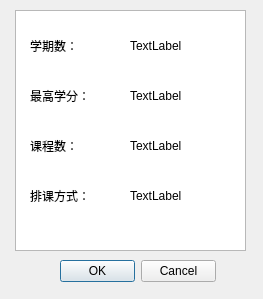
<?xml version="1.0" encoding="UTF-8"?>
<ui version="4.0">
 <class>frame3</class>
 <widget class="QWidget" name="frame3">
  <property name="geometry">
   <rect>
    <x>0</x>
    <y>0</y>
    <width>263</width>
    <height>299</height>
   </rect>
  </property>
  <property name="focusPolicy">
   <enum>Qt::NoFocus</enum>
  </property>
  <property name="windowTitle">
   <string>Plan</string>
  </property>
  <property name="styleSheet">
   <string notr="true">font: 11pt &quot;微软雅黑&quot;;</string>
  </property>
  <widget class="QLabel" name="label_4">
   <property name="geometry">
    <rect>
     <x>30</x>
     <y>180</y>
     <width>81</width>
     <height>31</height>
    </rect>
   </property>
   <property name="text">
    <string>排课方式：</string>
   </property>
  </widget>
  <widget class="QLabel" name="label_5">
   <property name="geometry">
    <rect>
     <x>130</x>
     <y>30</y>
     <width>81</width>
     <height>31</height>
    </rect>
   </property>
   <property name="text">
    <string>TextLabel</string>
   </property>
  </widget>
  <widget class="QLabel" name="label">
   <property name="geometry">
    <rect>
     <x>30</x>
     <y>30</y>
     <width>81</width>
     <height>31</height>
    </rect>
   </property>
   <property name="text">
    <string>学期数：</string>
   </property>
  </widget>
  <widget class="QTableView" name="tableView">
   <property name="geometry">
    <rect>
     <x>15</x>
     <y>10</y>
     <width>231</width>
     <height>241</height>
    </rect>
   </property>
  </widget>
  <widget class="QDialogButtonBox" name="buttonBox">
   <property name="geometry">
    <rect>
     <x>60</x>
     <y>260</y>
     <width>156</width>
     <height>23</height>
    </rect>
   </property>
   <property name="standardButtons">
    <set>QDialogButtonBox::Cancel|QDialogButtonBox::Ok</set>
   </property>
  </widget>
  <widget class="QLabel" name="label_3">
   <property name="geometry">
    <rect>
     <x>30</x>
     <y>130</y>
     <width>81</width>
     <height>31</height>
    </rect>
   </property>
   <property name="text">
    <string>课程数：</string>
   </property>
  </widget>
  <widget class="QLabel" name="label_7">
   <property name="geometry">
    <rect>
     <x>130</x>
     <y>130</y>
     <width>81</width>
     <height>31</height>
    </rect>
   </property>
   <property name="text">
    <string>TextLabel</string>
   </property>
  </widget>
  <widget class="QLabel" name="label_8">
   <property name="geometry">
    <rect>
     <x>130</x>
     <y>180</y>
     <width>91</width>
     <height>31</height>
    </rect>
   </property>
   <property name="text">
    <string>TextLabel</string>
   </property>
  </widget>
  <widget class="QLabel" name="label_2">
   <property name="geometry">
    <rect>
     <x>30</x>
     <y>80</y>
     <width>81</width>
     <height>31</height>
    </rect>
   </property>
   <property name="text">
    <string>最高学分：</string>
   </property>
  </widget>
  <widget class="QLabel" name="label_6">
   <property name="geometry">
    <rect>
     <x>130</x>
     <y>80</y>
     <width>81</width>
     <height>31</height>
    </rect>
   </property>
   <property name="text">
    <string>TextLabel</string>
   </property>
  </widget>
  <zorder>tableView</zorder>
  <zorder>label_4</zorder>
  <zorder>label_5</zorder>
  <zorder>label</zorder>
  <zorder>buttonBox</zorder>
  <zorder>label_3</zorder>
  <zorder>label_7</zorder>
  <zorder>label_8</zorder>
  <zorder>label_2</zorder>
  <zorder>label_6</zorder>
 </widget>
 <resources/>
 <connections/>
</ui>
